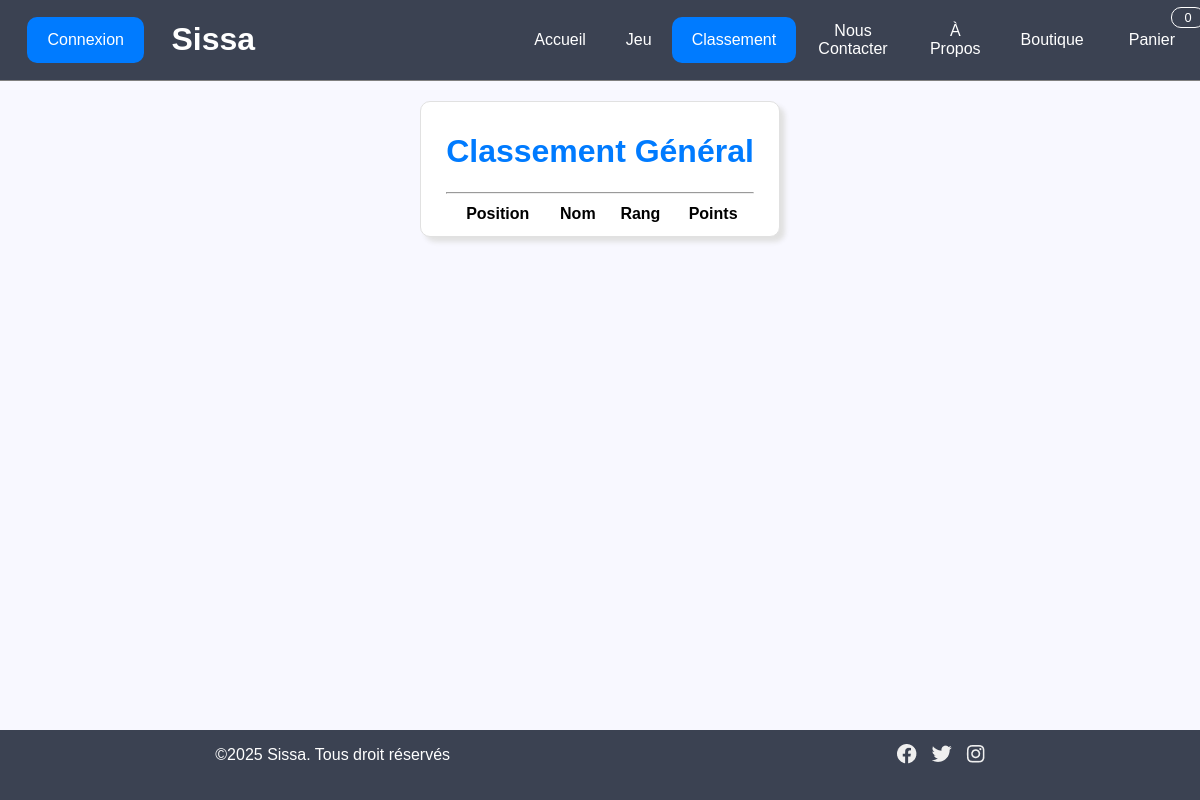
Page /Projet/pages/classement.php on the earlier database version.
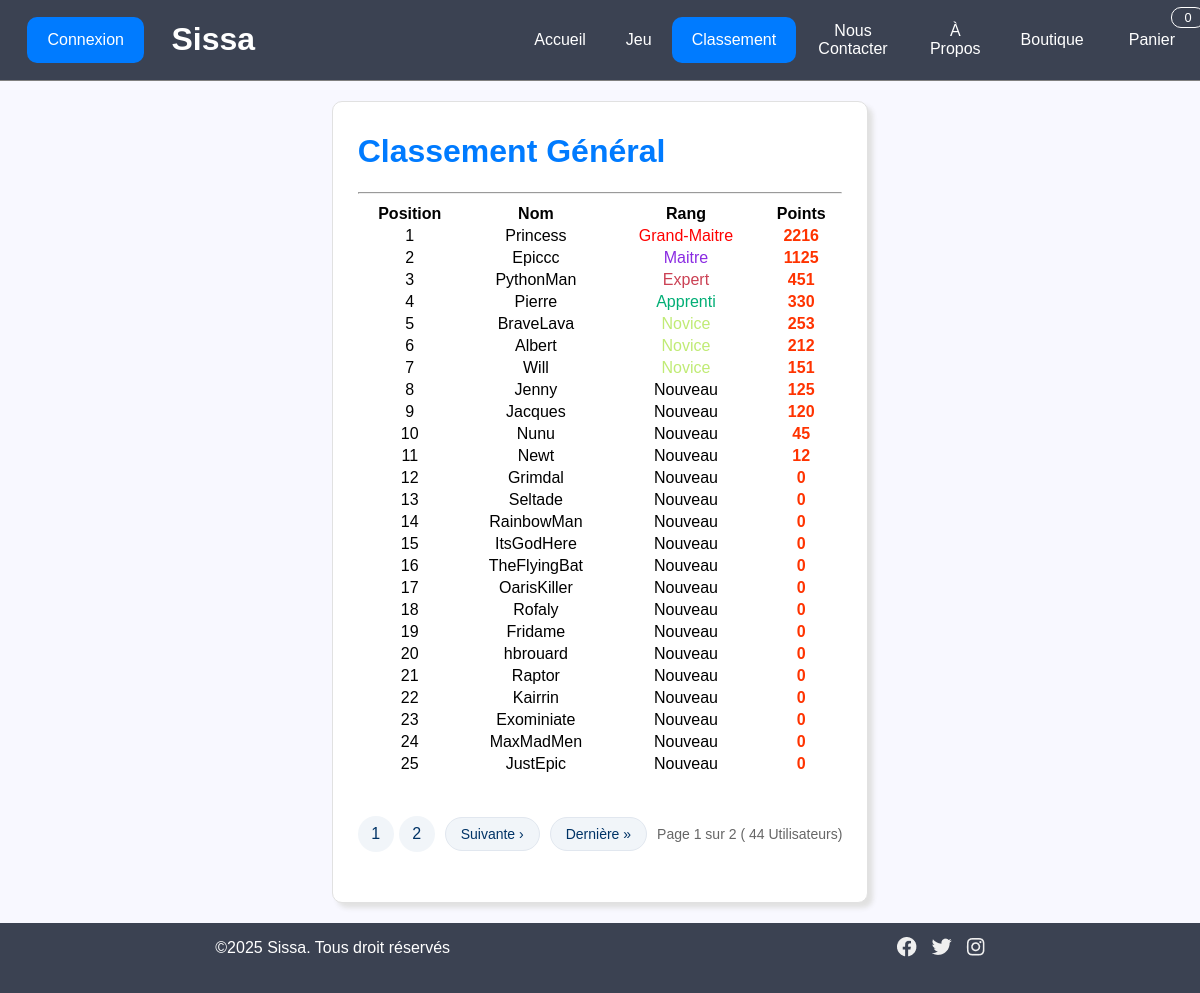
Same page on the later database version.
### tables this page shows
CREATE TABLE Utilisateur(
   idUtilisateur INT AUTO_INCREMENT,
   nom VARCHAR(50) NOT NULL,
   points INT NOT NULL,
   identifiant VARCHAR(50),
   mdp VARCHAR(50) NOT NULL,
   type CHAR(5) NOT NULL,
   idRang INT NOT NULL,
   PRIMARY KEY(idUtilisateur),
   FOREIGN KEY(idRang) REFERENCES Rang(idRang)
);

CREATE TABLE Rang(
   idRang INT AUTO_INCREMENT,
   nomRang VARCHAR(20) NOT NULL,
   points_minimum INT NOT NULL,
   couleur_rang CHAR(7) NOT NULL,
   PRIMARY KEY(idRang)
);

### Projet/common/db.php (called while the page is built, shortened)
<?php
function getNumberOfUsers($db){
    try{
        $stmt = $db->prepare("SELECT COUNT(*) as cs FROM utilisateur");
        $stmt->execute();
        $count = $stmt->fetch(PDO::FETCH_ASSOC);
        return $count['cs'];
    }catch(PDOException $e){
        header("Location: ../pages/error_page.php");
        exit();
    }
}
?>

### Projet/pages/classement.php (the view, shortened to what the changed rows need)
<!DOCTYPE html>
<html lang="fr">
<head>
    <?php
        include("../common/styles.php")
    ?>
    <link rel="stylesheet" href="shop.css">
</head>
<body>
    <?php
        require_once("../common/db.php");
        include("../common/nav.php");
        require_once("../admin/pagination.php");
    ?>
    <div class="content">
        <div class="leaderboard-global-wrapper">
        <div class="leaderboard">
        <div class="leaderboard-head">
            <h1 >Classement Général</h1>
        </div>
        <?php
        $db = connect();
        try{
            $page = 1;
            $stmt = $db->prepare("SELECT u.identifiant as name,u.points as pts,r.couleur_rang as couleur,r.nomRang as rang FROM utilisateur u inner join rang r on r.idRang = u.idRang order by u.points DESC
            limit ?, ?");
            $page_size =  $GLOBALS['user_per_page'];
            $debut =($page-1) * $page_size;
            $stmt->bindParam(1,$debut, PDO::PARAM_INT);
            $stmt->bindParam(2,$page_size, PDO::PARAM_INT);
            $stmt->execute();
            $result = $stmt->fetchAll(PDO::FETCH_ASSOC);
            $i=($page-1)*$page_size +1;
            echo "<table>";
            echo "<thead><tr class=\"leaderboard-element\"><th>Position</th><th>Nom</th><th>Rang</th><th>Points</th></tr></thead>";
            foreach($result as $user){
                $name = $user['name'];
                $pts = $user['pts'];
                $color = $user['couleur'];
                $rang = $user['rang'];
                echo "<tr class=\"leaderboard-element\"><td>$i</td><td>$name</td> <td style = \"color:$color;\">$rang</td> <td class =\"leaderboard-pts\">$pts</td></tr>";
                $i=$i+1;
            }
            echo "</table>";
            $name ="Utilisateurs";
            $numberofproducts = getNumberOfUsers($db);
            $nombre_pages=floor( $numberofproducts/$GLOBALS['user_per_page'] + (($numberofproducts%$GLOBALS['user_per_page']==0)?0:1));
            generatePagination("classement.php",$page,$nombre_pages,"test",$numberofproducts ,$name);
        }catch(PDOException $e){
            header("Location: ../pages/error_page.php");
            exit();
        }
        ?>
        </div>
        </div>
    </div>
</body>
</html>

### Projet/common/nav.php (shortened to what the changed rows need)
<?php
$nb_articles = 0;
$nav_pages = array("index.php"=>"Accueil","jeu.php"=>"Jeu","classement.php"=>"Classement","contact.php"=>"Nous Contacter","a_propos.php"=>"À Propos","shop.php"=>"Boutique","panier.php"=>"Panier");
$current_page = $_SERVER['REQUEST_URI'];
$page = explode("/",$current_page);
$current_page = end($page);
$current_page = explode("?",$current_page);
$current_page = reset($current_page);
?>
<div class="navbar">
    <div class ="title-navbar">
        <h1 id="titre">Sissa</h1>
    </div>
    <div class= "inner-navbar">
        <?php
            foreach ($nav_pages as $key => $value) {
                if($key == "panier.php"){
                    echo "<div class=\"panier\">";
                    if($key == $current_page){
                        echo "<a class =\"page_selected\"href=\"panier.php\">Panier</a>";
                    }else{
                        echo "<a href=\"panier.php\">Panier</a>";
                    }
                    echo "<span class=\"badge-panier\">$nb_articles</span>";
                    echo "</div>";
                }else{
                    if($key == $current_page){
                        echo "<a class= \"page_selected\"href = \"$key\">$value</a>";
                    }else{
                        echo "<a href = \"$key\">$value</a>";
                    }
                }
            }
        ?>
    </div>
</div>

### Projet/admin/pagination.php (shortened to what the changed rows need)
<?php
require_once("../common/db.php");
function generatePagination($phppage,$page_courante,$nombre_pages,$action,$total_elements,$name){
    if ($nombre_pages > 1){
        echo "<div class=\"pagination\">";
        echo "<div class=\"controles-pagination\">";
        echo "<div class=\"pages-numeros\">";
        $intervalle = 2;
        for ($i = max(1, $page_courante - $intervalle); $i <= min($nombre_pages, $page_courante + $intervalle); $i++) {
            $classe_page = ($i == $page_courante) ? 'page-active' : '';
            echo "<a href=\"$phppage?page=$i&action=$action\" class=\"numero-page\" $classe_page\">$i</a>";
        }
        echo "</div>";
        if ($page_courante < $nombre_pages){
            $next = $page_courante +1;
            echo "<a href=\"$phppage?page=$next&action=$action\" class=\"bouton-pagination\">Suivante &rsaquo;</a>";
            echo "<a href=\"$phppage?page=$nombre_pages&action=$action\" class=\"bouton-pagination\">Dernière &raquo;</a>";
        }
        echo "<div class=\"info-pagination\">";
        echo "Page $page_courante sur $nombre_pages ( $total_elements $name)";
        echo "</div>";
        echo "</div>";
        echo "</div>";
    }
}
?>

Differences in the rows shown:
added utilisateur: identifiant "Princess", idRang.nomRang "Grand-Maitre", points "2216"
added utilisateur: identifiant "Epiccc", idRang.nomRang "Maitre", points "1125"
added utilisateur: identifiant "PythonMan", idRang.nomRang "Expert", points "451"
added utilisateur: identifiant "Pierre", idRang.nomRang "Apprenti", points "330"
added utilisateur: identifiant "BraveLava", idRang.nomRang "Novice", points "253"
added utilisateur: identifiant "Albert", idRang.nomRang "Novice", points "212"
added utilisateur: identifiant "Will", idRang.nomRang "Novice", points "151"
added utilisateur: identifiant "Jenny", idRang.nomRang "Nouveau", points "125"
added utilisateur: identifiant "Jacques", idRang.nomRang "Nouveau", points "120"
added utilisateur: identifiant "Nunu", idRang.nomRang "Nouveau", points "45"
added utilisateur: identifiant "Newt", idRang.nomRang "Nouveau", points "12"
added utilisateur: identifiant "Grimdal", idRang.nomRang "Nouveau", points "0"
added utilisateur: identifiant "Seltade", idRang.nomRang "Nouveau", points "0"
added utilisateur: identifiant "RainbowMan", idRang.nomRang "Nouveau", points "0"
added utilisateur: identifiant "ItsGodHere", idRang.nomRang "Nouveau", points "0"
added utilisateur: identifiant "TheFlyingBat", idRang.nomRang "Nouveau", points "0"
added utilisateur: identifiant "OarisKiller", idRang.nomRang "Nouveau", points "0"
added utilisateur: identifiant "Rofaly", idRang.nomRang "Nouveau", points "0"
added utilisateur: identifiant "Fridame", idRang.nomRang "Nouveau", points "0"
added utilisateur: identifiant "hbrouard", idRang.nomRang "Nouveau", points "0"
added utilisateur: identifiant "Raptor", idRang.nomRang "Nouveau", points "0"
added utilisateur: identifiant "Kairrin", idRang.nomRang "Nouveau", points "0"
added utilisateur: identifiant "Exominiate", idRang.nomRang "Nouveau", points "0"
added utilisateur: identifiant "MaxMadMen", idRang.nomRang "Nouveau", points "0"
added utilisateur: identifiant "JustEpic", idRang.nomRang "Nouveau", points "0"
Other differences:
$page_courante: (not shown) → "1"
$nombre_pages: (not shown) → "2"
$total_elements: (not shown) → "44"
$name: (not shown) → "Utilisateurs"
new list line: "1"
new list line: "2"
text now shown: "Suivante › Dernière » Page sur ( )"
